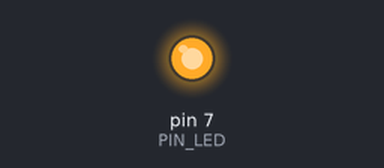
Bench run of a sketch on a simulated Arduino Uno, built with avr-gcc and run on an emulated ATmega328P. Shown: output pins drawn as LEDs (lit = HIGH). At 2.1 s the program stops and its outputs stay as they are.

Above: at 0.5 s.
At 1.85 s:
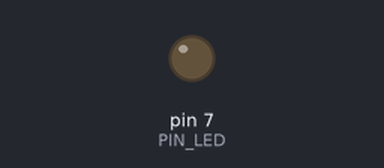
Timing chart, 0 to 3.0 s (numbered marks = the images above):
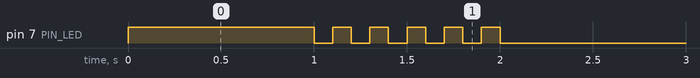

The sketch:

05_practice_2.ino
```cpp
#define PIN_LED 7
unsigned int x, toggle;

void setup() {
  pinMode(PIN_LED, OUTPUT);
}

void loop() {
  digitalWrite(PIN_LED, 1);
  delay(1000);
  toggle = 1;
  x = 0;
  while(x <= 10){
    toggle = 1 - toggle;
    digitalWrite(PIN_LED, toggle);
    delay(100);
    x += 1;
  }
  while(1){
  }

}
```

Measured:
- by itself, pin 7 (PIN_LED): repeats every 0.20 s: LOW 0.10 s, HIGH 0.10 s, until it stays LOW from 2.0 s
